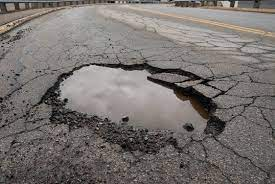
#> input picture refImg.jpg, 275 x 184 px
$ python shape.py
#> lines starting #> are read from the running program, lines starting #| are printed output that depends on the picture
#> call 2 of image_to_sequence, with image_path = 'img (1).jpg'
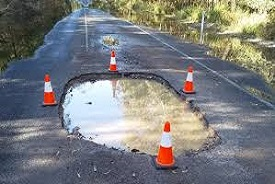
#> input picture img (1).jpg, 275 x 184 px
#> in image_to_sequence (call 2), `image = Image.open(image_path).convert('L')`:
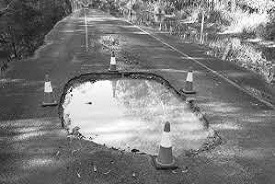
#> image: PIL image 275x184 L; min 3, max 255, mean 124.2
import numpy as np
from PIL import Image

def dynamic_time_warping(seq1, seq2):
    n = len(seq1)
#> n = 184
    m = len(seq2)
#> m = 184
    dtw_matrix = np.zeros((n + 1, m + 1))

    for i in range(1, n + 1):
        for j in range(1, m + 1):
            cost = abs(seq1[i - 1][j - 1] - seq2[i - 1][j - 1])  # Compare individual elements in lists
            dtw_matrix[i, j] = cost + min(dtw_matrix[i - 1, j], dtw_matrix[i, j - 1], dtw_matrix[i - 1, j - 1])
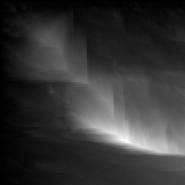
#> dtw_matrix: shape (185, 185) float64; min 0, max 28.02, mean 5.9; drawn with min black and max white

    return dtw_matrix[n, m]

# Load and convert reference image to a sequence
def image_to_sequence(image_path):
    image = Image.open(image_path).convert('L')
    image_array = np.array(image)
    normalized_image_array = image_array / 255.0
    return normalized_image_array

# Example reference image
reference_image = 'refImg.jpg'
reference_seq = image_to_sequence(reference_image)

# List of other images to compare
other_images = ['img (1).jpg' ,'img (2).jpg' ,'img (3).jpg' ,'img (4).jpg' ,'img (5).jpg' ,'img (6).jpg' ,'img (7).jpg' ,'img (8).jpg' ,'img (9).jpg' ,'img (10).jpg' ,'img (11).jpg' ,'img (12).jpg' , 'img (13).jpg' , 'img (14).jpg']

# Compare the reference image with each other image and print results
for idx, image_path in enumerate(other_images, start=1):
    other_seq = image_to_sequence(image_path)
    dtw_distance = dynamic_time_warping(reference_seq, other_seq)
#> dtw_distance = 7.66

    # Calculate the threshold as 30% of the average sequence length
    threshold =14
    #threshold = 0.3 * (len(reference_seq) + len(other_seq)) / 2

    # Compare the DTW distance with the threshold
    if dtw_distance < threshold:
        print(f"Image {idx}: Matched (DTW Distance: {dtw_distance:.4f})")
#| Image 1: Matched (DTW Distance: 7.6627)
#> (the run stopped early here; a loop or call above may not have finished)
